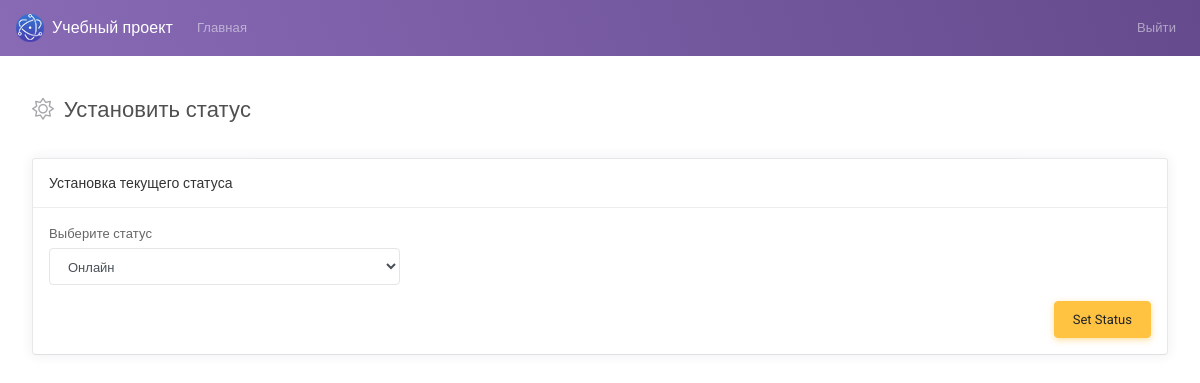
Before: /status.php?id=90 (signed in) with the older database file.
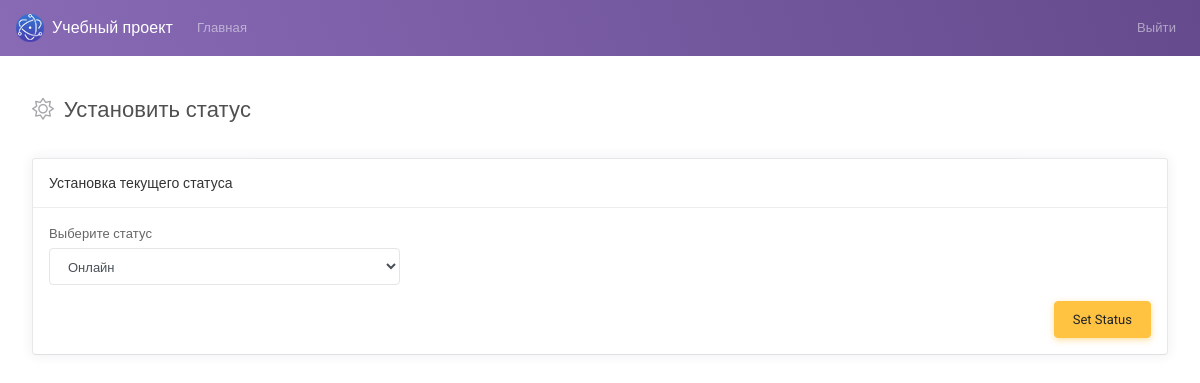
After: the same page with the newer database file.
### tables this page shows
CREATE TABLE `users` (
  `id` int(11) NOT NULL,
  `email` varchar(255) NOT NULL,
  `password` varchar(255) NOT NULL,
  `name` varchar(255) NOT NULL,
  `status` varchar(255) NOT NULL,
  `position` varchar(255) NOT NULL,
  `image_name` varchar(255) NOT NULL,
  `phone` varchar(255) NOT NULL,
  `address` varchar(255) NOT NULL,
  `vk` varchar(255) NOT NULL,
  `telegram` varchar(255) NOT NULL,
  `instagram` varchar(255) NOT NULL,
  `role` varchar(255) NOT NULL DEFAULT 'user'
);

### functions.php (called while the page is built, shortened)
<?php
function is_logged_in($user_session) {
  if(isset($user_session) ) {
    return true;
  }
  return false;
}
function get_user_by_id($id) {
  include "connect_db.php";
  $sql = "SELECT * FROM users WHERE id = ?";
  $statement = $pdo->prepare($sql);
  $statement->execute([$id]);
  return $statement->fetch(PDO::FETCH_ASSOC);
}
;?>

### list_status.php (called while the page is built)
<?php
  $list_status = ['online' => 'Онлайн', 'away' => 'Отошел', 'not_disturb' => 'Не беспокоить'];
;?>

### check_login.php (called while the page is built, shortened)
<?php
include "functions.php";
$user = get_user_by_id($_GET['id']);
;?>

### status.php (the view, shortened to what this page needs)
<?php
    include "check_login.php";
    include "list_status.php";
;?>
<!DOCTYPE html>
<html lang="en">
<head>
    <link id="vendorsbundle" rel="stylesheet" media="screen, print" href="css/vendors.bundle.css">
    <link id="appbundle" rel="stylesheet" media="screen, print" href="css/app.bundle.css">
    <link id="myskin" rel="stylesheet" media="screen, print" href="css/skins/skin-master.css">
    <link rel="stylesheet" media="screen, print" href="css/fa-solid.css">
    <link rel="stylesheet" media="screen, print" href="css/fa-brands.css">
</head>
<body>
    <nav class="navbar navbar-expand-lg navbar-dark bg-primary bg-primary-gradient">
        <a class="navbar-brand d-flex align-items-center fw-500" href="users.html"><img alt="logo" class="d-inline-block align-top mr-2" src="img/logo.png"> Учебный проект</a>
        <div class="collapse navbar-collapse" id="navbarColor02">
            <ul class="navbar-nav mr-auto">
                <li class="nav-item">
                    <a class="nav-link" href="#">Главная <span class="sr-only">(current)</span></a>
                </li>
            </ul>
            <ul class="navbar-nav ml-auto">
                <?php if( is_logged_in($_SESSION['user']) ) :?>
                    <li class="nav-item">
                        <a class="nav-link" href="login_out.php">Выйти</a>
                    </li>
                <?php endif ;?>
            </ul>
        </div>
    </nav>
    <main id="js-page-content" role="main" class="page-content mt-3">
        <div class="subheader">
            <h1 class="subheader-title">
                <i class='subheader-icon fal fa-sun'></i> Установить статус
            </h1>
        </div>
        <form action="status_handler.php" method="POST">
            <div class="row">
                <div class="col-xl-6">
                    <div id="panel-1" class="panel">
                        <div class="panel-container">
                            <div class="panel-hdr">
                                <h2>Установка текущего статуса</h2>
                            </div>
                            <div class="panel-content">
                                <div class="row">
                                    <div class="col-md-4">
                                        <div class="form-group">
                                            <label class="form-label" for="example-select">Выберите статус</label>
                                            <select class="form-control" name="status" id="example-select">
                                                <?php foreach($list_status as $status_key => $status_value): ?>
                                                    <option value="<?= $status_key ;?>"
                                                        <?php
                                                            if ( $user['status'] === $status_key) {
                                                                echo 'selected';
                                                            }
                                                        ;?>
                                                    >
                                                    <?= $status_value ;?>
                                                    </option>
                                                <?php endforeach ;?>
                                            </select>
                                        </div>
                                    </div>
                                    <div class="col-md-12 mt-3 d-flex flex-row-reverse">
                                        <button class="btn btn-warning">Set Status</button>
                                    </div>
                                </div>
                            </div>
                        </div>
                    </div>
                </div>
            </div>
        </form>
    </main>
</body>
</html>

Changed rows visible on the page:
now on this page (row edited): users: status "Онлайн"
Other visible differences:
form field status: "Онлайн" → (not shown)
